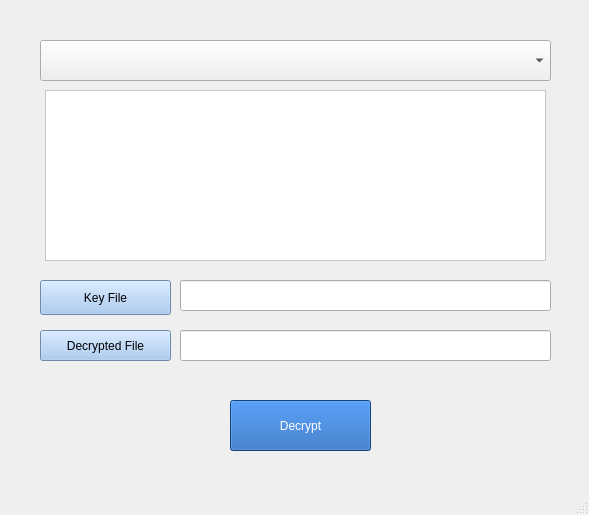
<?xml version="1.0" encoding="UTF-8"?>
<ui version="4.0">
 <class>MainWindow</class>
 <widget class="QMainWindow" name="MainWindow">
  <property name="geometry">
   <rect>
    <x>0</x>
    <y>0</y>
    <width>589</width>
    <height>515</height>
   </rect>
  </property>
  <property name="windowTitle">
   <string>MainWindow</string>
  </property>
  <widget class="QWidget" name="centralwidget">
   <widget class="QLineEdit" name="lineEdit_keyfile">
    <property name="geometry">
     <rect>
      <x>180</x>
      <y>280</y>
      <width>371</width>
      <height>31</height>
     </rect>
    </property>
   </widget>
   <widget class="QPushButton" name="pushButton_decrypt">
    <property name="geometry">
     <rect>
      <x>230</x>
      <y>400</y>
      <width>141</width>
      <height>51</height>
     </rect>
    </property>
    <property name="styleSheet">
     <string notr="true">color: rgb(255, 255, 255);
	background-color: rgb(26, 95, 180);</string>
    </property>
    <property name="text">
     <string>Decrypt</string>
    </property>
   </widget>
   <widget class="QPushButton" name="pushButton_keyfile">
    <property name="geometry">
     <rect>
      <x>40</x>
      <y>280</y>
      <width>131</width>
      <height>35</height>
     </rect>
    </property>
    <property name="styleSheet">
     <string notr="true">background-color: rgb(153, 193, 241);</string>
    </property>
    <property name="text">
     <string>Key File</string>
    </property>
   </widget>
   <widget class="QPushButton" name="pushButton_decryptedfile">
    <property name="geometry">
     <rect>
      <x>40</x>
      <y>330</y>
      <width>131</width>
      <height>31</height>
     </rect>
    </property>
    <property name="styleSheet">
     <string notr="true">background-color: rgb(153, 193, 241);</string>
    </property>
    <property name="text">
     <string>Decrypted File</string>
    </property>
   </widget>
   <widget class="QComboBox" name="comboBox_table">
    <property name="geometry">
     <rect>
      <x>40</x>
      <y>40</y>
      <width>511</width>
      <height>41</height>
     </rect>
    </property>
   </widget>
   <widget class="QLineEdit" name="lineEdit_decryptedfile">
    <property name="geometry">
     <rect>
      <x>180</x>
      <y>330</y>
      <width>371</width>
      <height>31</height>
     </rect>
    </property>
   </widget>
   <widget class="QScrollArea" name="scrollArea">
    <property name="geometry">
     <rect>
      <x>45</x>
      <y>90</y>
      <width>501</width>
      <height>171</height>
     </rect>
    </property>
    <property name="styleSheet">
     <string notr="true">background-color: rgb(255, 255, 255);</string>
    </property>
    <property name="widgetResizable">
     <bool>true</bool>
    </property>
    <widget class="QWidget" name="scrollAreaWidgetContents">
     <property name="geometry">
      <rect>
       <x>0</x>
       <y>0</y>
       <width>499</width>
       <height>169</height>
      </rect>
     </property>
     <layout class="QVBoxLayout" name="verticalLayout_scrollArea"/>
    </widget>
   </widget>
  </widget>
  <widget class="QMenuBar" name="menubar">
   <property name="geometry">
    <rect>
     <x>0</x>
     <y>0</y>
     <width>589</width>
     <height>22</height>
    </rect>
   </property>
  </widget>
  <widget class="QStatusBar" name="statusbar"/>
 </widget>
 <resources/>
 <connections/>
</ui>
